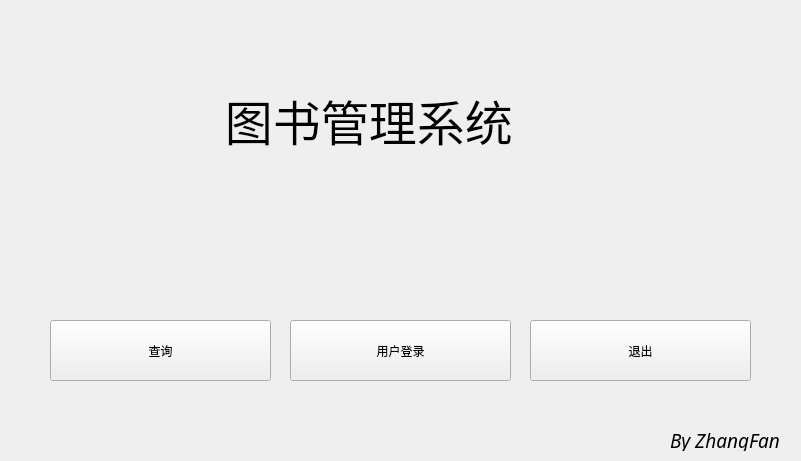
<?xml version="1.0" encoding="UTF-8"?>
<ui version="4.0">
 <class>MainWindow</class>
 <widget class="QMainWindow" name="MainWindow">
  <property name="geometry">
   <rect>
    <x>0</x>
    <y>0</y>
    <width>801</width>
    <height>461</height>
   </rect>
  </property>
  <property name="windowTitle">
   <string>MainWindow</string>
  </property>
  <widget class="QWidget" name="centralWidget">
   <widget class="QLabel" name="label">
    <property name="geometry">
     <rect>
      <x>200</x>
      <y>80</y>
      <width>381</width>
      <height>81</height>
     </rect>
    </property>
    <property name="font">
     <font>
      <family>幼圆</family>
      <pointsize>36</pointsize>
      <weight>50</weight>
      <bold>false</bold>
     </font>
    </property>
    <property name="styleSheet">
     <string notr="true"/>
    </property>
    <property name="text">
     <string>  图书管理系统</string>
    </property>
   </widget>
   <widget class="QLabel" name="label_2">
    <property name="geometry">
     <rect>
      <x>-10</x>
      <y>0</y>
      <width>821</width>
      <height>461</height>
     </rect>
    </property>
    <property name="styleSheet">
     <string notr="true">background-image: url(:/images/bbb);</string>
    </property>
    <property name="text">
     <string/>
    </property>
   </widget>
   <widget class="QPushButton" name="pushButton">
    <property name="geometry">
     <rect>
      <x>50</x>
      <y>320</y>
      <width>221</width>
      <height>61</height>
     </rect>
    </property>
    <property name="styleSheet">
     <string notr="true"/>
    </property>
    <property name="text">
     <string>查询</string>
    </property>
   </widget>
   <widget class="QPushButton" name="pushButton_2">
    <property name="geometry">
     <rect>
      <x>290</x>
      <y>320</y>
      <width>221</width>
      <height>61</height>
     </rect>
    </property>
    <property name="styleSheet">
     <string notr="true"/>
    </property>
    <property name="text">
     <string>用户登录</string>
    </property>
   </widget>
   <widget class="QPushButton" name="pushButton_3">
    <property name="geometry">
     <rect>
      <x>530</x>
      <y>320</y>
      <width>221</width>
      <height>61</height>
     </rect>
    </property>
    <property name="styleSheet">
     <string notr="true"/>
    </property>
    <property name="text">
     <string>退出</string>
    </property>
   </widget>
   <widget class="QLabel" name="label_3">
    <property name="geometry">
     <rect>
      <x>670</x>
      <y>430</y>
      <width>121</width>
      <height>21</height>
     </rect>
    </property>
    <property name="font">
     <font>
      <family>Harlow Solid Italic</family>
      <pointsize>14</pointsize>
      <italic>true</italic>
     </font>
    </property>
    <property name="text">
     <string>By ZhangFan</string>
    </property>
   </widget>
   <zorder>label_2</zorder>
   <zorder>label</zorder>
   <zorder>pushButton</zorder>
   <zorder>pushButton_2</zorder>
   <zorder>pushButton_3</zorder>
   <zorder>label_3</zorder>
  </widget>
 </widget>
 <layoutdefault spacing="6" margin="11"/>
 <resources/>
 <connections/>
</ui>
